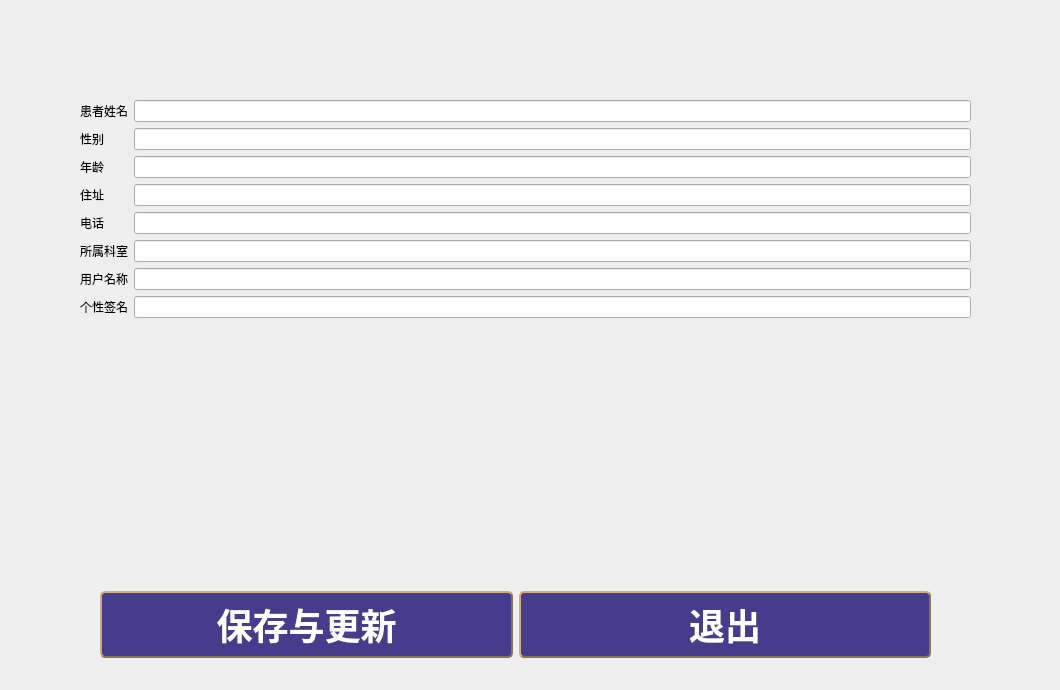
<?xml version="1.0" encoding="UTF-8"?>
<ui version="4.0">
 <class>doctorseeregister</class>
 <widget class="QWidget" name="doctorseeregister">
  <property name="geometry">
   <rect>
    <x>0</x>
    <y>0</y>
    <width>1060</width>
    <height>690</height>
   </rect>
  </property>
  <property name="windowTitle">
   <string>Form</string>
  </property>
  <widget class="QWidget" name="formLayoutWidget_2">
   <property name="geometry">
    <rect>
     <x>80</x>
     <y>100</y>
     <width>891</width>
     <height>451</height>
    </rect>
   </property>
   <layout class="QFormLayout" name="formLayout_2">
    <item row="0" column="0">
     <widget class="QLabel" name="label_12">
      <property name="text">
       <string>患者姓名</string>
      </property>
     </widget>
    </item>
    <item row="0" column="1">
     <widget class="QLineEdit" name="name"/>
    </item>
    <item row="1" column="0">
     <widget class="QLabel" name="label_6">
      <property name="text">
       <string>性别</string>
      </property>
     </widget>
    </item>
    <item row="1" column="1">
     <widget class="QLineEdit" name="sex"/>
    </item>
    <item row="2" column="0">
     <widget class="QLabel" name="label_3">
      <property name="text">
       <string>年龄</string>
      </property>
     </widget>
    </item>
    <item row="2" column="1">
     <widget class="QLineEdit" name="age"/>
    </item>
    <item row="3" column="0">
     <widget class="QLabel" name="label_11">
      <property name="text">
       <string>住址</string>
      </property>
     </widget>
    </item>
    <item row="3" column="1">
     <widget class="QLineEdit" name="address"/>
    </item>
    <item row="4" column="0">
     <widget class="QLabel" name="label_7">
      <property name="text">
       <string>电话</string>
      </property>
     </widget>
    </item>
    <item row="4" column="1">
     <widget class="QLineEdit" name="phone"/>
    </item>
    <item row="5" column="0">
     <widget class="QLabel" name="label_8">
      <property name="text">
       <string>所属科室</string>
      </property>
     </widget>
    </item>
    <item row="5" column="1">
     <widget class="QLineEdit" name="room"/>
    </item>
    <item row="6" column="0">
     <widget class="QLabel" name="label_9">
      <property name="text">
       <string>用户名称</string>
      </property>
     </widget>
    </item>
    <item row="6" column="1">
     <widget class="QLineEdit" name="Name"/>
    </item>
    <item row="7" column="0">
     <widget class="QLabel" name="label_10">
      <property name="text">
       <string>个性签名</string>
      </property>
     </widget>
    </item>
    <item row="7" column="1">
     <widget class="QLineEdit" name="signature"/>
    </item>
   </layout>
  </widget>
  <widget class="QWidget" name="horizontalLayoutWidget">
   <property name="geometry">
    <rect>
     <x>100</x>
     <y>590</y>
     <width>831</width>
     <height>69</height>
    </rect>
   </property>
   <layout class="QHBoxLayout" name="horizontalLayout_5">
    <item>
     <widget class="QPushButton" name="save_2">
      <property name="styleSheet">
       <string notr="true">QPushButton
{
	background-color: #473C8B; /*背景色*/ 
	border-style: outset;
	border-width: 2px;
	border-radius:5px; /*边界圆滑*/
	border-color: #8B7355;
	font: bold 36px;
	min-width:2em;
	color:white; /*字体颜色*/
	font-family:华文新魏;
	padding: 5px;
}
 
QPushButton:hover
{
	background-color: rgb(0, 150, 0);
}
 
QPushButton:pressed
{
	background-color: #1E90FF; /*伪状态经过时背景色*/ 
	border-style: inset;
}
QPushButton:!enabled{
	background-color: rgb(100, 100, 100);
	border-style: inset;
}</string>
      </property>
      <property name="text">
       <string>保存与更新</string>
      </property>
     </widget>
    </item>
    <item>
     <widget class="QPushButton" name="exit">
      <property name="styleSheet">
       <string notr="true">QPushButton
{
	background-color: #473C8B; /*背景色*/ 
	border-style: outset;
	border-width: 2px;
	border-radius:5px; /*边界圆滑*/
	border-color: #8B7355;
	font: bold 36px;
	min-width:2em;
	color:white; /*字体颜色*/
	font-family:华文新魏;
	padding: 5px;
}
 
QPushButton:hover
{
	background-color: rgb(0, 150, 0);
}
 
QPushButton:pressed
{
	background-color: #1E90FF; /*伪状态经过时背景色*/ 
	border-style: inset;
}
QPushButton:!enabled{
	background-color: rgb(100, 100, 100);
	border-style: inset;
}</string>
      </property>
      <property name="text">
       <string>退出</string>
      </property>
     </widget>
    </item>
   </layout>
  </widget>
 </widget>
 <resources/>
 <connections>
  <connection>
   <sender>exit</sender>
   <signal>clicked()</signal>
   <receiver>doctorseeregister</receiver>
   <slot>close()</slot>
   <hints>
    <hint type="sourcelabel">
     <x>795</x>
     <y>664</y>
    </hint>
    <hint type="destinationlabel">
     <x>529</x>
     <y>386</y>
    </hint>
   </hints>
  </connection>
 </connections>
</ui>
